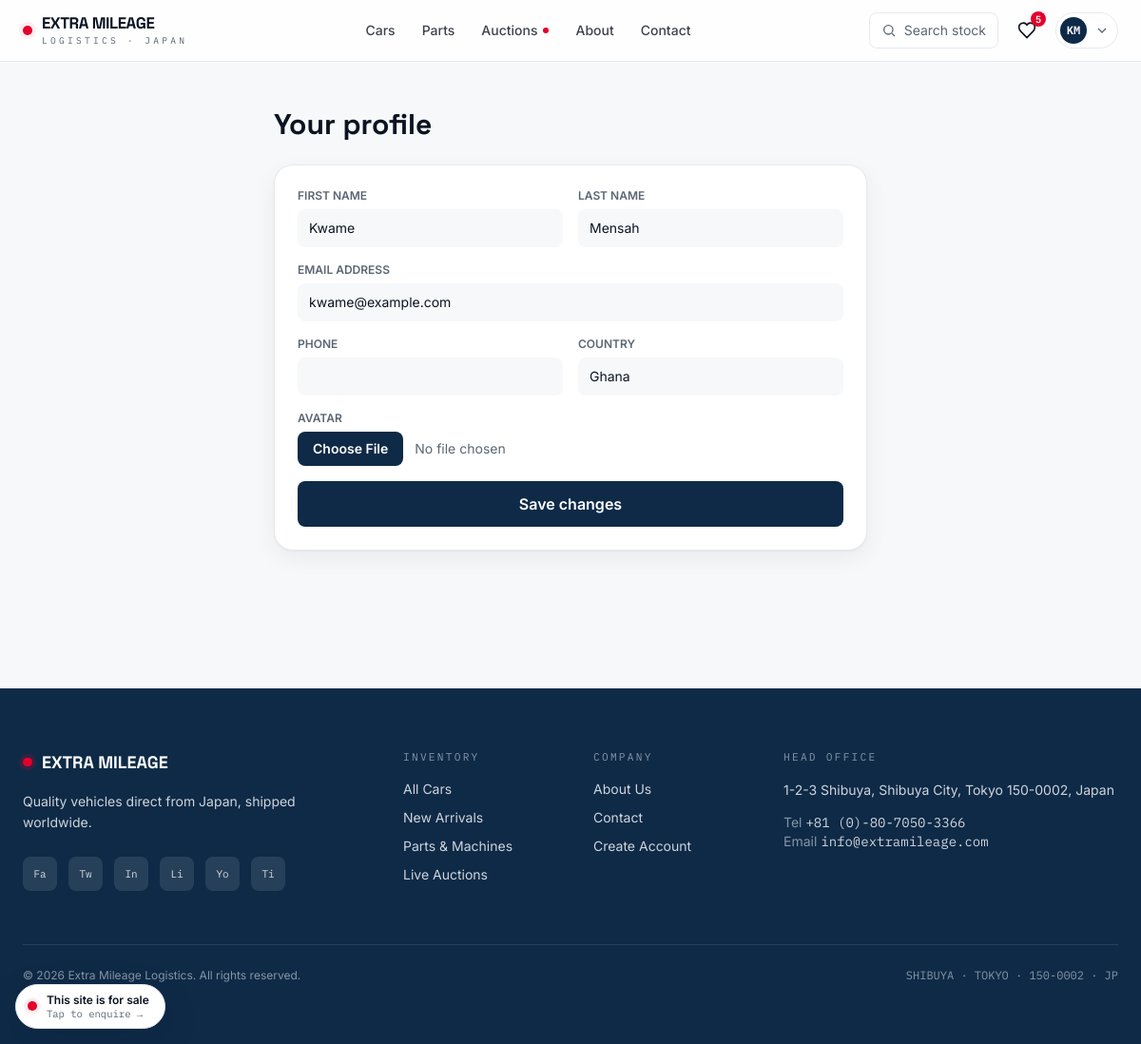
The page /account/profile/ (signed in) on the database its author committed.
### accounts/models.py (models this page shows, shortened)
class User(AbstractUser):
    phone = models.CharField(max_length=40, blank=True)
    country = models.CharField(max_length=80, blank=True)
    avatar = models.ImageField(upload_to="avatars/", blank=True, null=True)
    @property
    def display_name(self):
        return self.get_full_name() or self.username
    @property
    def initials(self):
        name = self.display_name.strip()
        parts = [p for p in name.split() if p]
        if not parts:
            return "U"
        if len(parts) == 1:
            return parts[0][:2].upper()
        return (parts[0][0] + parts[-1][0]).upper()

### core/models.py (models this page shows, shortened)
class SiteSettings(models.Model):
    site_name = models.CharField(max_length=120, default="Extra Mileage Logistics")
    tagline = models.CharField(max_length=200, default="Premium Japanese Used Cars Export")
    site_description = models.TextField(default="Quality vehicles direct from Japan, shipped worldwide.")
    contact_email = models.EmailField(default="info@extramileage.com")
    contact_phone = models.CharField(max_length=40, default="+81 (0)-80-7050-3366")
    whatsapp_number = models.CharField(max_length=40, blank=True, default="+81-80-7050-3366")
    company_address = models.CharField(max_length=200, default="1-2-3 Shibuya, Shibuya City, Tokyo 150-0002, Japan")
    facebook = models.URLField(blank=True, default="https://facebook.com/Extramileage")
    twitter = models.URLField(blank=True, default="https://twitter.com/Extramileage")
    instagram = models.URLField(blank=True, default="https://instagram.com/Extramileage")
    linkedin = models.URLField(blank=True, default="https://linkedin.com/company/Extramileage")
    youtube = models.URLField(blank=True, default="https://youtube.com/@Extramileage")
    tiktok = models.URLField(blank=True, default="https://tiktok.com/@Extramileage")
    class Meta:
        verbose_name = "Site Settings"
        verbose_name_plural = "Site Settings"
    @classmethod
    def load(cls):
        obj = cache.get("site_settings")
        if obj is None:
            obj, _ = cls.objects.get_or_create(pk=1)
            cache.set("site_settings", obj, 300)
        return obj
    @property
    def social_links(self):
        items = [
            ("facebook", self.facebook), ("twitter", self.twitter),
            ("instagram", self.instagram), ("linkedin", self.linkedin),
            ("youtube", self.youtube), ("tiktok", self.tiktok),
        ]
        return [(name, url) for name, url in items if url]

### accounts/views.py (the view)
# urls.py: path("profile/", views.profile, name="profile"),
@login_required
def profile(request):
    form = ProfileForm(request.POST or None, request.FILES or None, instance=request.user)
    if request.method == "POST" and form.is_valid():
        form.save()
        messages.success(request, "Profile updated.")
        return redirect("accounts:profile")
    return render(request, "accounts/profile.html", {"form": form})

### accounts/forms.py
class ProfileForm(forms.ModelForm):
    class Meta:
        model = User
        fields = ("first_name", "last_name", "email", "phone", "country", "avatar")

### core/context_processors.py (called while the page is built)
def site_context(request):
    wishlist_count = 0
    if request.user.is_authenticated:
        wishlist_count = request.user.wishlist_items.count()
    return {
        "site": SiteSettings.load(),
        "nav_categories": Category.objects.all()[:12],
        "nav_brands": Brand.objects.order_by("name")[:24],
        "wishlist_count": wishlist_count,
    }

### templates/accounts/profile.html (shortened to what this page needs)
{% extends "base.html" %}
{% block content %}
<div class="max-w-2xl mx-auto px-4 sm:px-6 py-12">
  <h1 class="font-display font-700 text-3xl text-ink mb-6">Your profile</h1>
  <form method="post" enctype="multipart/form-data" class="bg-surface sheet rounded-xl2 p-6 shadow-card grid sm:grid-cols-2 gap-4">
    {% for field in form %}
    <div class="{% if field.name == 'avatar' or field.name == 'email' %}sm:col-span-2{% endif %}">
      <label class="block text-xs font-600 text-muted uppercase mb-1.5">{{ field.label }}</label>
      {{ field }}
    </div>
    {% endfor %}
    <button class="sm:col-span-2 bg-brand hover:bg-brand-600 text-white font-600 py-3 rounded-lg">Save changes</button>
  </form>
</div>
{% endblock %}

### templates/base.html (shortened to what this page needs)
{% load static humanize %}<!doctype html>
<html lang="en" class="scroll-smooth">
<head>
  <script src="https://cdn.tailwindcss.com"></script>
</head>
<body class="min-h-screen flex flex-col" hx-boost="true">
{% include "partials/header.html" %}
<main class="flex-1">
  {% block content %}{% endblock %}
</main>
{% include "partials/footer.html" %}
<div x-data="{ open:false }"
     x-init="if(!sessionStorage.getItem('emForSale')){ setTimeout(()=>{ open=true; sessionStorage.setItem('emForSale','1') }, 5000) }">
  <button @click="open=true" x-show="!open" x-transition x-cloak
          class="fixed bottom-4 left-4 z-[80] group flex items-center gap-2.5 bg-surface sheet shadow-lift rounded-full pl-3 pr-4 py-2 hover-lift"
          title="This website is for sale">
    <span class="sun-dot"></span>
    <span class="text-left leading-tight">
      <span class="block font-600 text-xs text-ink">This site is for sale</span>
      <span class="block font-mono text-[.66rem] text-muted group-hover:text-accent">Tap to enquire →</span>
    </span>
  </button>
</div>
</body>
</html>

### templates/partials/header.html (shortened to what this page needs)
{% load humanize %}
<header id="site-header" class="sticky top-0 z-50 border-b border-line">
  <div class="max-w-7xl mx-auto px-4 sm:px-6">
    <div class="h-16 flex items-center justify-between gap-4"
         x-data="{open:false, acct:false}">
      <a href="{% url 'core:home' %}" class="flex items-center gap-2.5 shrink-0">
        <span class="sun-dot"></span>
        <span class="leading-none">
          <span class="font-display font-700 text-[1.05rem] tracking-tight text-ink block">EXTRA MILEAGE</span>
          <span class="font-mono text-[.6rem] tracking-[.34em] text-muted uppercase">Logistics · Japan</span>
        </span>
      </a>
      <nav class="hidden lg:flex items-center gap-7 text-sm font-500 text-ink/80">
        <a href="{% url 'catalog:car_list' %}" class="underline-link py-1">Cars</a>
        <a href="{% url 'shop:product_list' %}" class="underline-link py-1">Parts</a>
        <a href="{% url 'auctions:list' %}" class="underline-link py-1 flex items-center gap-1.5">
          Auctions <span class="live-dot w-1.5 h-1.5 rounded-full bg-accent"></span>
        </a>
        <a href="{% url 'core:about' %}" class="underline-link py-1">About</a>
        <a href="{% url 'core:contact' %}" class="underline-link py-1">Contact</a>
      </nav>
      <div class="flex items-center gap-2 sm:gap-3">
        <a href="{% url 'catalog:car_list' %}" class="hidden sm:flex items-center gap-2 text-sm text-muted hover:text-ink px-3 py-2 rounded-lg border border-line bg-surface">
          <svg class="w-4 h-4" fill="none" stroke="currentColor" stroke-width="2" viewBox="0 0 24 24"><circle cx="11" cy="11" r="7"/><path d="m21 21-4.3-4.3"/></svg>
          <span class="hidden md:inline">Search stock</span>
        </a>
        {% if user.is_authenticated %}
          <a href="{% url 'accounts:wishlist' %}" class="relative p-2 rounded-lg hover:bg-paper" title="Saved">
            <svg class="w-5 h-5 text-ink" fill="none" stroke="currentColor" stroke-width="2" viewBox="0 0 24 24"><path d="M19 14c1.49-1.46 3-3.2 3-5.5A5.5 5.5 0 0 0 12 5 5.5 5.5 0 0 0 2 8.5c0 2.3 1.51 4.04 3 5.5l7 7Z"/></svg>
            {% if wishlist_count %}<span class="absolute -top-0.5 -right-0.5 bg-accent text-white text-[10px] font-600 rounded-full min-w-[16px] h-4 px-1 flex items-center justify-center">{{ wishlist_count }}</span>{% endif %}
          </a>
          <div class="relative" @click.outside="acct=false">
            <button @click="acct=!acct" class="flex items-center gap-2 pl-1 pr-2 py-1 rounded-full border border-line bg-surface hover:shadow-card">
              <span class="w-7 h-7 rounded-full bg-brand text-white text-xs font-600 flex items-center justify-center font-mono">{{ user.initials }}</span>
              <svg class="w-4 h-4 text-muted" fill="none" stroke="currentColor" stroke-width="2" viewBox="0 0 24 24"><path d="m6 9 6 6 6-6"/></svg>
            </button>
          </div>
        {% else %}
          <a href="{% url 'accounts:login' %}" class="hidden sm:inline text-sm font-500 text-ink px-3 py-2 hover:text-brand">Sign in</a>
          <a href="{% url 'accounts:register' %}" class="text-sm font-600 text-white bg-brand hover:bg-brand-600 px-4 py-2 rounded-lg">Register</a>
        {% endif %}
      </div>
    </div>
  </div>
</header>

### templates/partials/footer.html
{% load humanize %}
<footer class="mt-24 bg-brand text-white/80">
  <div class="max-w-7xl mx-auto px-4 sm:px-6 py-16">
    <div class="grid gap-12 lg:grid-cols-12">
      <div class="lg:col-span-4">
        <div class="flex items-center gap-2.5">
          <span class="sun-dot" style="box-shadow:0 0 0 4px rgba(228,0,43,.18)"></span>
          <span class="font-display font-700 text-white text-lg">EXTRA MILEAGE</span>
        </div>
        <p class="mt-4 text-sm leading-relaxed max-w-xs">{{ site.site_description }}</p>
        <div class="mt-6 flex gap-3">
          {% for name, url in site.social_links %}
          <a href="{{ url }}" target="_blank" rel="noopener" class="w-9 h-9 rounded-lg bg-white/10 hover:bg-accent flex items-center justify-center transition-colors capitalize text-[11px] font-mono" title="{{ name }}">{{ name|slice:":2" }}</a>
          {% endfor %}
        </div>
      </div>
      <div class="lg:col-span-2">
        <h4 class="font-mono text-[.7rem] tracking-[.2em] uppercase text-white/50 mb-4">Inventory</h4>
        <ul class="space-y-2.5 text-sm">
          <li><a href="{% url 'catalog:car_list' %}" class="hover:text-white">All Cars</a></li>
          <li><a href="{% url 'catalog:car_list' %}?sort=newest" class="hover:text-white">New Arrivals</a></li>
          <li><a href="{% url 'shop:product_list' %}" class="hover:text-white">Parts & Machines</a></li>
          <li><a href="{% url 'auctions:list' %}" class="hover:text-white">Live Auctions</a></li>
        </ul>
      </div>
      <div class="lg:col-span-2">
        <h4 class="font-mono text-[.7rem] tracking-[.2em] uppercase text-white/50 mb-4">Company</h4>
        <ul class="space-y-2.5 text-sm">
          <li><a href="{% url 'core:about' %}" class="hover:text-white">About Us</a></li>
          <li><a href="{% url 'core:contact' %}" class="hover:text-white">Contact</a></li>
          <li><a href="{% url 'accounts:register' %}" class="hover:text-white">Create Account</a></li>
        </ul>
      </div>
      <div class="lg:col-span-4">
        <h4 class="font-mono text-[.7rem] tracking-[.2em] uppercase text-white/50 mb-4">Head Office</h4>
        <p class="text-sm leading-relaxed">{{ site.company_address }}</p>
        <p class="mt-3 text-sm"><span class="text-white/50">Tel</span> <a href="tel:{{ site.contact_phone }}" class="font-mono hover:text-white">{{ site.contact_phone }}</a></p>
        <p class="text-sm"><span class="text-white/50">Email</span> <a href="mailto:{{ site.contact_email }}" class="font-mono hover:text-white">{{ site.contact_email }}</a></p>
      </div>
    </div>
    <div class="mt-14 pt-6 border-t border-white/10 flex flex-col sm:flex-row justify-between gap-3 text-xs text-white/50">
      <p>© {% now "Y" %} {{ site.site_name }}. All rights reserved.</p>
      <p class="font-mono">SHIBUYA · TOKYO · 150-0002 · JP</p>
    </div>
  </div>
</footer>

### templates/base.html (style rules this page uses)
body { background: var(--paper, #F7F8FA); color: #0C1422; font-family: Inter, sans-serif; -webkit-font-smoothing: antialiased; }
.font-display { font-family: "Space Grotesk", sans-serif; }
.font-mono { font-family: "IBM Plex Mono", monospace; }
.sun-dot { width:.62rem; height:.62rem; border-radius:9999px; background:#E4002B; box-shadow:0 0 0 4px #FFEDF0; display:inline-block; }
.sheet { border:1px solid #E6E9EE; }
.hover-lift { transition: transform .25s ease, box-shadow .25s ease; }
.underline-link { background-image: linear-gradient(#E4002B,#E4002B); background-size:0% 2px; background-repeat:no-repeat; background-position:0 100%; transition:background-size .3s ease; }
.live-dot { animation: pulse-dot 1.4s infinite; }

### templates/partials/header.html (style rules this page uses)
#site-header { transition: box-shadow .3s ease, background .3s ease; background: rgba(255,255,255,.82); backdrop-filter: blur(12px); }

### rows shown on the page
User: initials "KM", form "Kwame" "Mensah" "kwame@example.com" "Ghana"
SiteSettings: site_description "Quality vehicles direct from Japan, shipped worldwide.", company_address "1-2-3 Shibuya, Shibuya City, Tokyo 150-0002, Japan", contact_phone "+81 (0)-80-7050-3366", contact_email "info@extramileage.com", site_name "Extra Mileage Logistics"

### other values the page prints
{{ wishlist_count }} "5"
{{ field.label }} "FIRST NAME" "LAST NAME" "EMAIL ADDRESS" "PHONE" "COUNTRY" "AVATAR"
{{ name|slice:":2" }} "Fa" "Tw" "In" "Li" "Yo" "Ti"
